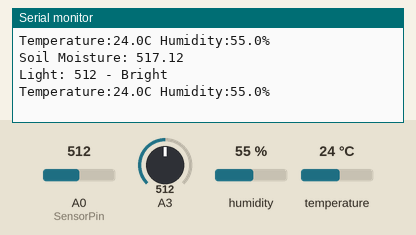
Simulated run of this sketch. Board: Arduino Uno, built with avr-gcc and run on an emulated ATmega328P. On the bench: the last lines printed to the serial monitor. The test bench sets the inputs (shaded band); at power-on: A3 = 512, A0 (SensorPin) = 512, humidity 55 %, temperature 24 °C.

Above: at 1.2 s.
1.3 s: A3 set to 488
At 2.2 s:
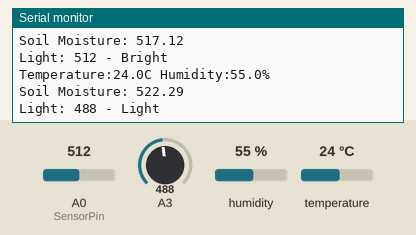
3.9 s: A3 set to 207
At 4.78 s:
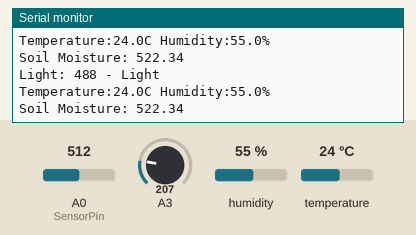
5.4 s: A3 set to 188
At 6.6 s:
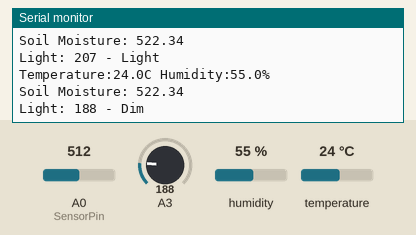
Timing chart, 0 to 8.4 s (numbered marks = the images above; inputs shaded):
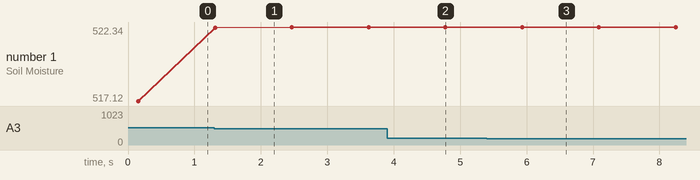

The sketch:

MainMegaFile.ino
```cpp
#include <Wire.h>
#include "SparkFunHTU21D.h"

//Soil Mosture Declrations
#define SensorPin A0
float sensorValue = 0;

//Create an instance of the object
HTU21D myHumidity;


void setup()
{
  Serial.begin(9600);


  myHumidity.begin();
}

void loop()
{
  //Humidity and Sensor Value
  float humd = myHumidity.readHumidity();
  float temp = myHumidity.readTemperature();

  Serial.print("Temperature:");
  Serial.print(temp, 1);
  Serial.print("C");
  Serial.print(" Humidity:");
  Serial.print(humd, 1);
  Serial.print("%");

  Serial.println();

  //Soil Moisture Sensor
   for (int i = 0; i <= 100; i++)
 {
   sensorValue = sensorValue + analogRead(SensorPin);
   delay(1);
 }
 sensorValue = sensorValue/100.0;
 Serial.print("Soil Moisture: ");
 Serial.println(sensorValue);

 //Light Sensor
 int analogValue = analogRead(A3);

  Serial.print("Light: ");
  Serial.print(analogValue);   // the raw analog reading

  // We'll have a few threshholds, qualitatively determined
  if (analogValue < 10) {
    Serial.println(" - Dark");
  } else if (analogValue < 200) {
    Serial.println(" - Dim");
  } else if (analogValue < 500) {
    Serial.println(" - Light");
  } else if (analogValue < 800) {
    Serial.println(" - Bright");
  } else {
    Serial.println(" - Very bright");
  }

  delay(1000);
}
```

Measured:
- the behaviour switches between 500 and 499 on A3 (found by bisection; images 0 and 1)
- the behaviour switches between 200 and 199 on A3 (found by bisection; images 2 and 3)
- after the input at 1.3 s, the serial monitor: prints a new line at once (image 1)
- after the input at 5.4 s, the serial monitor: prints a new line after 0.56 s (image 3)
